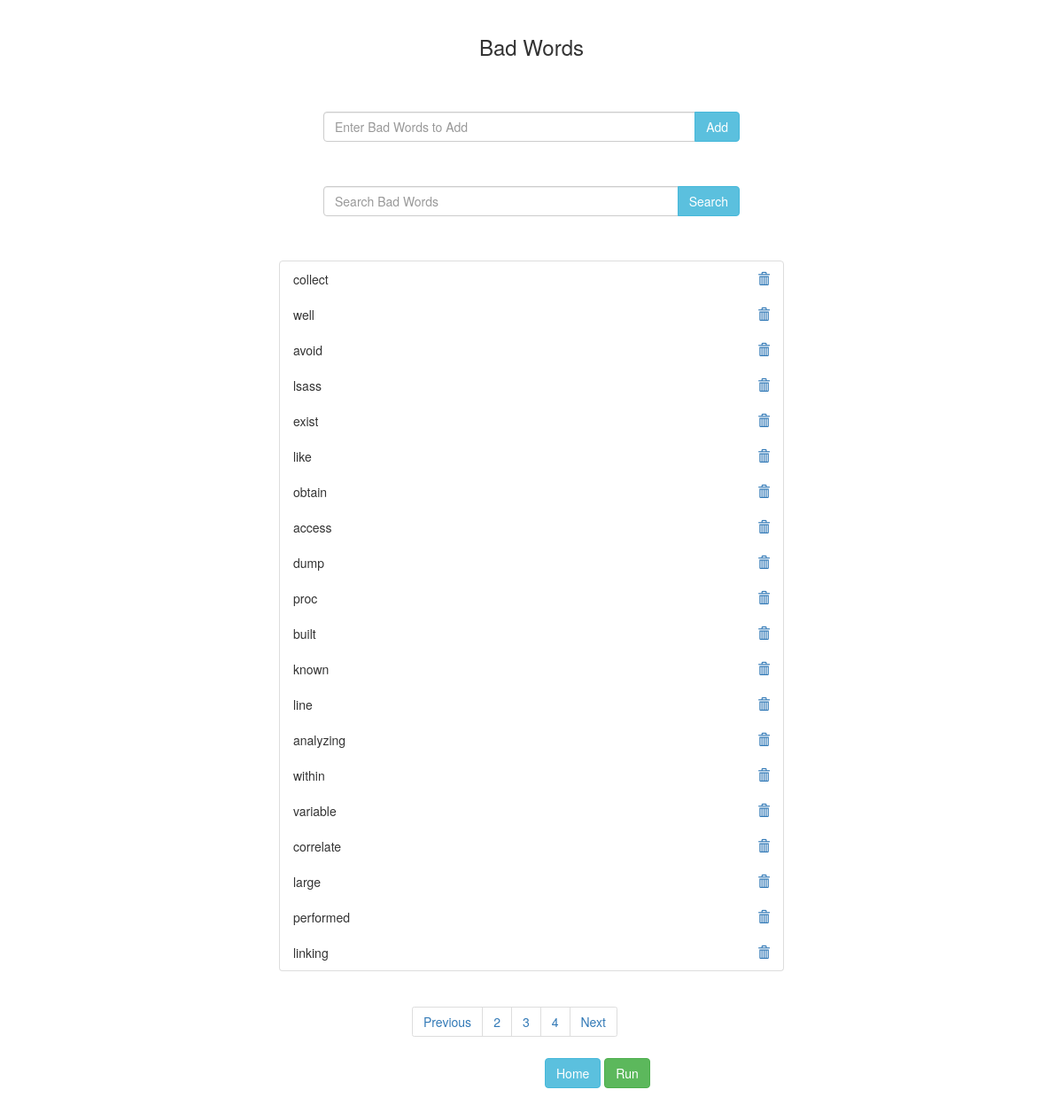
Page /badwords?page=3 on the committed database.
### link/models.py (models this page shows, shortened)
class word(models.Model):
    name = models.CharField(max_length = 200)

### link/views.py (the view)
# urls.py: path('badwords',views.badwords,name = 'badwords'),
def badwords(request):
    try:
        add = request.GET["add"]
        if len(word.objects.filter(name=add.strip())) == 0:
            print("Doesnt Exist")
            it = word(name=add.strip())
            it.save()
            messages.info(request, "The word is added")
        else:
            messages.info(request, "The word exists")
    except:
        print()
    finally:
        words = word.objects.all()
        try:
            query = request.GET["searchb"]
            if query:
                words = words.filter(name = query.strip())
        except:
            print()
        paginator = Paginator(words,20)
        page_number = request.GET.get('page')
        word_obj = paginator.get_page(page_number)
        return render(request,'badwords.html',{'word_obj':word_obj})

### templates/badwords.html (shortened to what this page needs)
{% load static %}
<!DOCTYPE html>
<html lang="en" dir="ltr">
  <head>
    <link rel="stylesheet" href="https://stackpath.bootstrapcdn.com/bootstrap/4.4.1/css/bootstrap.min.css">
    <link rel="stylesheet" href="https://maxcdn.bootstrapcdn.com/bootstrap/3.4.1/css/bootstrap.min.css">
    <link rel="stylesheet" href="https://ajax.googleapis.com/ajax/libs/jqueryui/1.12.1/themes/smoothness/jquery-ui.css">
    <link rel="stylesheet" href="https://cdnjs.cloudflare.com/ajax/libs/jquery-autocomplete/1.0.7/jquery.auto-complete.min.css">
  </head>
  <body>
      <div id="app-layout-body" class="container-fluid body-content" style="width:50vw;">
        <br>
        <h3 style="text-align:center;">Bad Words</h3>
        <form style="padding:50px;">
          <div class="input-group">
            <input type="text" class="form-control" placeholder="Enter Bad Words to Add" name="add">
            <div class="input-group-btn">
              <button type="submit" class="btn btn-info">Add</button>
            </div>
          </div>
        </form>
        <form style="padding:50px;padding-top:0px;">
          <div class="input-group">
            <input type="text" class="form-control" placeholder="Search Bad Words" name="searchb" value="{{ request.GET.searchb }}">
            <div class="input-group-btn">
              <button type="submit" class="btn btn-info">Search</button>
            </div>
          </div>
        </form>
        <ul class="list-group">
          {% for obj in word_obj %}
            <li class="list-group-item d-flex justify-content-between align-items-center">
              {{obj.name}}
              <a href="{% url 'remove' obj.id %}">
                <span class="glyphicon glyphicon-trash"></span>
              </a>
            </li>
          {% endfor %}
        </ul>
        <nav aria-label="Page navigation example" style="padding-left: 150px;">
          <ul class="pagination">
            {% if word_obj.has_previous %}
              <li class="page-item"><a class="page-link" href="?page={{word_obj.previous_page_number}}">Previous</a></li>
              <li class="page-item"><a class="page-link" href="?page={{word_obj.previous_page_number}}">{{word_obj.previous_page_number}}</a></li>
            {% endif %}
            <li class="page-item"><a class="page-link" href="?page={{word_obj.number}}">{{word_obj.number}}</a></li>
            {% if word_obj.has_next %}
              <li class="page-item"><a class="page-link" href="?page={{word_obj.next_page_number}}">{{word_obj.next_page_number}}</a></li>
              <li class="page-item"><a class="page-link" href="?page={{word_obj.next_page_number}}">Next</a></li>
            {% endif %}
          </ul>
        </nav>
        <a href="/"><button type="button" class="btn btn-info" style="margin-left:300px;" >Home</button></a>
        <a href="run" id="my_form"><button type="button" class="btn btn-success">Run</button></a>
        <br>
        <br>
        <br>
        <br>
      </div>
  </body>
</html>

### rows in the picture
word: name "collect"
word: name "well"
word: name "avoid"
word: name "lsass"
word: name "exist"
word: name "like"
word: name "obtain"
word: name "access"
word: name "dump"
word: name "proc"
word: name "built"
word: name "known"
word: name "line"
word: name "analyzing"
word: name "within"
word: name "variable"
word: name "correlate"
word: name "large"
word: name "performed"
word: name "linking"

### other values in the picture
{{ word_obj.previous_page_number }} "2"
{{ word_obj.number }} "3"
{{ word_obj.next_page_number }} "4"
